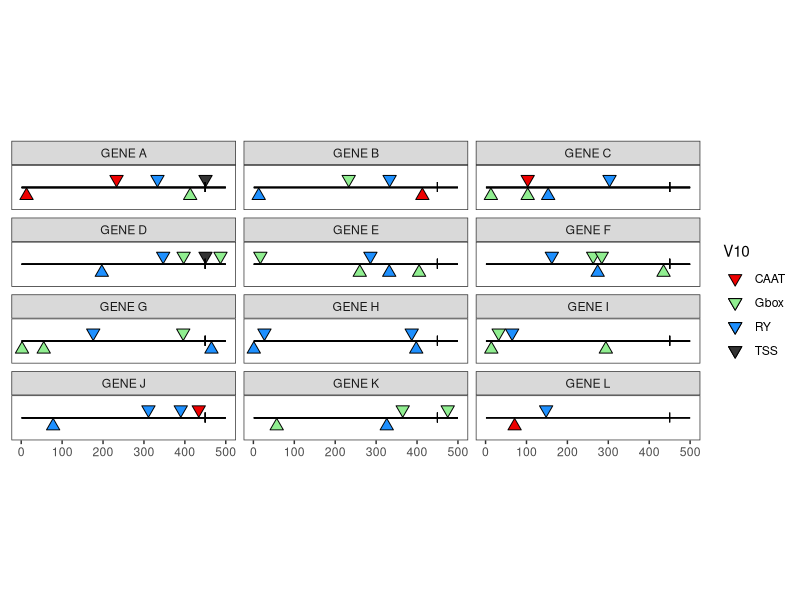

Recreate this plot in R. (Note: this script raises an error after producing the figure.)
library(tidyverse)
options(stringsAsFactors = F)

## Organizing the table
table <- read.table('test1.bed.txt', header = F, sep = "\t")
table$V8 <- table$V8 - table$V2
table$V9 <- table$V9 - table$V2

names(table)[4] <- "Genes"

table$motif.start[table$V6 == "+"] <- table[table$V6 == "+", 8]
table$motif.stop[table$V6 == "+"] <- table[table$V6 == "+", 9]
table$motif.start[table$V6 == "-"] <- (table[table$V6 == "-", 3]-table[table$V6 == "-", 2]) - table[table$V6 == "-", 9]
table$motif.stop[table$V6 == "-"] <- (table[table$V6 == "-", 3]-table[table$V6 == "-", 2]) - table[table$V6 == "-", 8]

table$motif.middle <- table$motif.start + as.numeric((table$motif.stop-table$motif.start)/2)

head(table)

ggplot(data = table) + 
  geom_point(data = subset(table, (V6 == "+") & (V12 == "+")), aes(x=motif.middle, y= 0.2, fill = V10), shape = 25, size = 3) + 
  geom_point(data = subset(table, (V6 == "+") & (V12 == "-")), aes(x=motif.middle, y= -0.2, fill = V10), shape = 24, size = 3, show.legend = FALSE) + 
  geom_point(data = subset(table, (V6 == "-") & (V12 == "+")), aes(x=motif.middle, y= -0.2, fill = V10), shape = 24, size = 3, show.legend = FALSE) +
  geom_point(data = subset(table, (V6 == "-") & (V12 == "-")), aes(x=motif.middle, y= 0.2, fill = V10), shape = 25, size = 3) +
  geom_point(aes(x= 450,y =0.01), fill= "grey20", shape = 108, size = 3) +
  xlim(1,500) + 
  ylim(-0.5,0.5) +
  theme_bw() +
  coord_fixed(ratio = 100) +
  facet_wrap("Genes", ncol= 3) +
  geom_segment(aes(x=1,xend=500,y=0,yend=0)) +
  scale_fill_manual(values=c("red2","lightgreen","dodgerblue","grey20")) +
  theme(axis.title.y=element_blank(), axis.title.x = element_blank(), axis.text.y=element_blank(),axis.ticks.y=element_blank(), panel.grid.major = element_blank(), panel.grid.minor = element_blank()) + 
  ggsave("Test.jpeg", width = 10, height = 10)


dev.off()
